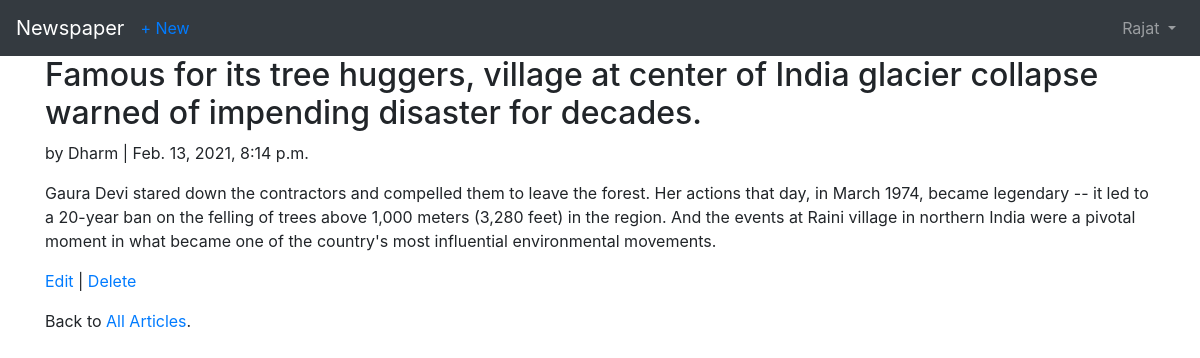
Screenshot of /articles/1/ (signed in) with the database file from the repository.
### users/models.py (models this page shows)
class CustomUser(AbstractUser):
    age = models.PositiveIntegerField(null=True, blank=True)

### articles/models.py (models this page shows, shortened)
class Article(models.Model):
    title = models.CharField(max_length=255)
    body = models.TextField()
    date = models.DateTimeField(auto_now_add=True)
    author = models.ForeignKey(
        get_user_model(),
        on_delete=models.CASCADE,
    )

### articles/views.py (the view)
# urls.py: path('<int:pk>/',ArticleDetailView.as_view(), name='article_detail'),
class ArticleDetailView(LoginRequiredMixin, DetailView):
    model = Article
    template_name = 'article_detail.html'
    login_url = 'login'

### templates/article_detail.html
{% extends 'base.html' %}
{% block content %}
<div class="article-entry">
    <h2>{{ object.title }}</h2>
    <p>by {{ object.author }} | {{ object.date }}</p>
    <p>{{ object.body }}</p>
</div>
    <p><a href="{% url 'article_edit' article.pk %}">Edit</a> |
    <a href="{% url 'article_delete' article.pk %}">Delete</a></p>
    <p>Back to <a href="{% url 'article_list' %}">All Articles</a>.</p>
{% endblock content %}

### templates/base.html (shortened to what this page needs)
<!DOCTYPE html>
<html>
<head>
  <link rel="stylesheet" href="https://stackpath.bootstrapcdn.com/bootstrap/4.5.0/css/bootstrap.min.css">
</head>
<body>
  <nav class="navbar navbar-expand-lg navbar-dark bg-dark">
    <a class="navbar-brand" href="{% url 'home' %}">Newspaper</a>
    {% if user.is_authenticated %}
      <ul class="navbar-nav mr-auto">
      <li class="nav-item"><a href="{% url 'article_new' %}">+ New</a></li>
      </ul>
    {% endif %}
    <div class="collapse navbar-collapse" id="navbarSupportedContent">
      {% if user.is_authenticated %}
        <ul class="navbar-nav ml-auto">
          <li class="nav-item">
            <a class="nav-link dropdown-toggle" href="#" id="navbarDropdown" role="button" data-toggle="dropdown" aria-haspopup="true" aria-expanded="false">
              {{ user.username }}
            </a>
          </li>
        </ul>
      {% endif %}
    </div>
  </nav>
  <main>
    <div class="container">
      {% block content %}
      {% endblock content %}
    </div>
  </main>
</body>
</html>

### rows the page displays
CustomUser: username "Rajat"
Article: title "Famous for its tree huggers, village at center of India glacier collapse warned of impending disaster for decades.", author "Dharm", date "Feb. 13, 2021, 8:14 p.m.", body "Gaura Devi stared down the contractors and compelled them to leave the forest. Her actions that day, in March 1974, became legendary -- it led to a 20-year ban on the felling of trees above 1,000 meters (3,280 feet) in the region. And the events at Raini village in northern India were a pivotal moment in what became one of the country's most influential environmental movements."
